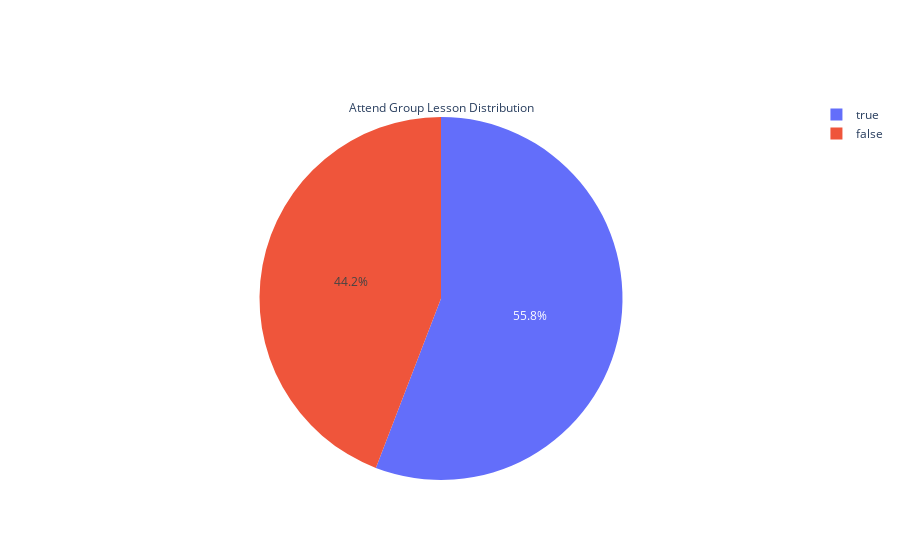

The notebook cell saved with this chart:
### Markdown cell above
### Attend Group Lesson Distribution

### Code cell
# Create a new Plotly figure
fig = go.Figure()

# Add a pie chart trace for 'attend_group_lesson' distribution
fig.add_trace(go.Pie(
    labels=df['attend_group_lesson'].value_counts().index,  # Get unique attendance labels (Yes/No)
    values=df['attend_group_lesson'].value_counts().values,  # Get counts for each attendance type
    title='Attend Group Lesson Distribution'  # Set chart title
))

# Display the plot
iplot(fig)

# Save the plot as an interactive HTML file
fig.write_html("../lower_than_15/vis_15/attend_group_lesson_count.html")

### Figure 1 — Plotly figure (JSON) as saved in the notebook; plotly's stock layout.template omitted (floating-point values rounded to 4 significant figures)
{"data": [{"labels": [true, false], "title": {"text": "Attend Group Lesson Distribution"}, "type": "pie", "values": [43, 34]}], "layout": {}}
